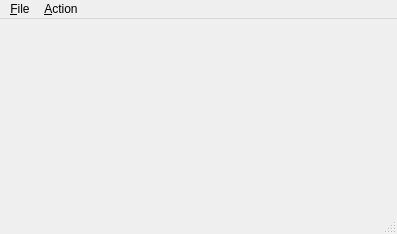
<?xml version="1.0" encoding="UTF-8"?>
<ui version="4.0">
 <class>intmain</class>
 <widget class="QMainWindow" name="intmain">
  <property name="geometry">
   <rect>
    <x>0</x>
    <y>0</y>
    <width>397</width>
    <height>234</height>
   </rect>
  </property>
  <property name="windowTitle">
   <string>Spectrum Integration</string>
  </property>
  <widget class="QWidget" name="centralwidget"/>
  <widget class="QMenuBar" name="menubar">
   <property name="geometry">
    <rect>
     <x>0</x>
     <y>0</y>
     <width>397</width>
     <height>25</height>
    </rect>
   </property>
   <widget class="QMenu" name="menu_File">
    <property name="title">
     <string>&amp;File</string>
    </property>
    <addaction name="action_Configuration"/>
    <addaction name="action_Parameters"/>
    <addaction name="separator"/>
    <addaction name="action_Quit"/>
   </widget>
   <widget class="QMenu" name="menu_Action">
    <property name="title">
     <string>&amp;Action</string>
    </property>
    <addaction name="action_Batch_Integration"/>
    <addaction name="action_Display_Results"/>
   </widget>
   <addaction name="menu_File"/>
   <addaction name="menu_Action"/>
  </widget>
  <widget class="QStatusBar" name="statusbar"/>
  <action name="action_Configuration">
   <property name="text">
    <string>&amp;Configuration</string>
   </property>
   <property name="toolTip">
    <string>This option sets the configuration, notably the index file.

Also set terminal size here.
</string>
   </property>
   <property name="statusTip">
    <string>Set up configuration parameters</string>
   </property>
   <property name="shortcut">
    <string>Shift+C</string>
   </property>
  </action>
  <action name="action_Parameters">
   <property name="text">
    <string>&amp;Parameters</string>
   </property>
   <property name="toolTip">
    <string>Set up parameters, notably the ranges for integration.</string>
   </property>
   <property name="statusTip">
    <string>Set up integration parameters</string>
   </property>
  </action>
  <action name="action_Quit">
   <property name="text">
    <string>&amp;Quit</string>
   </property>
   <property name="statusTip">
    <string>Quit program</string>
   </property>
   <property name="shortcut">
    <string>Ctrl+Q</string>
   </property>
  </action>
  <action name="action_Batch_Integration">
   <property name="text">
    <string>Batch &amp;Integration</string>
   </property>
   <property name="statusTip">
    <string>Run integration procedure in batch</string>
   </property>
  </action>
  <action name="action_Display_Results">
   <property name="text">
    <string>Display &amp;Results</string>
   </property>
   <property name="statusTip">
    <string>Plot the results of last integration</string>
   </property>
  </action>
 </widget>
 <resources/>
 <connections/>
</ui>
